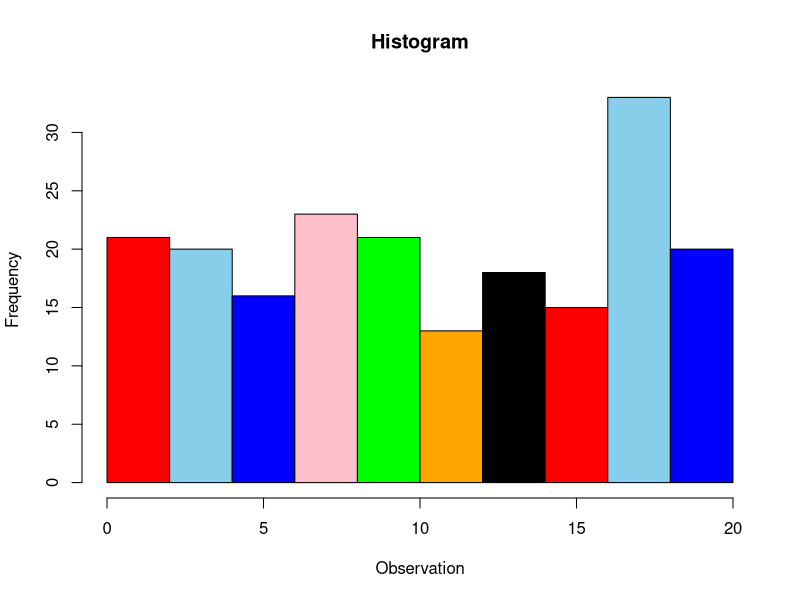

Recreate this plot in R.
x1=c(7, 3, 6, 8, 17, 16, 19, 17, 3, 12, 17, 13, 10, 6, 1, 7, 5, 18, 14, 11, 12, 5, 1, 19, 15, 6,
     15, 18, 8, 15, 5, 13, 20, 8, 10, 17, 10, 2, 3, 4, 2, 9, 2, 12, 7, 11, 19, 8, 20, 8, 19, 14,
     19, 6, 9, 1, 3, 11, 8, 17, 1, 17, 8, 8, 20, 10, 12, 19, 18, 6, 14, 9, 5, 14, 20, 6, 10, 7, 4,
     15, 11, 5, 2, 14, 17, 3, 14, 1, 8, 15, 7, 9, 17, 7, 3, 7, 4, 17, 14, 3, 7, 17, 17, 3, 9, 9, 18,
     9, 14, 15, 1, 1, 2, 8, 19, 9, 16, 15, 4, 18, 2, 4, 17, 13, 5, 14, 20, 18, 20, 10, 2, 18, 4,
     11, 3, 8, 15, 14, 2, 13, 1, 13, 20, 17, 17, 8, 16, 9, 6, 9, 10, 18, 15, 20, 3, 17, 10, 18,
     12, 20, 20, 6, 15, 2, 19, 3, 12, 13, 3, 11, 8, 1, 1, 18, 17, 9, 19, 10, 10, 14, 4, 2, 18, 5,
     12, 17, 7, 20, 18, 16, 5, 16, 18, 1, 4, 18, 14, 18, 17, 8)
print(x1)
l=length(x1)
h=hist(x1,main="Histogram",xlab="Observation",ylab="Frequency",col=c("red","skyblue","blue","pink","green","orange","black"))
h